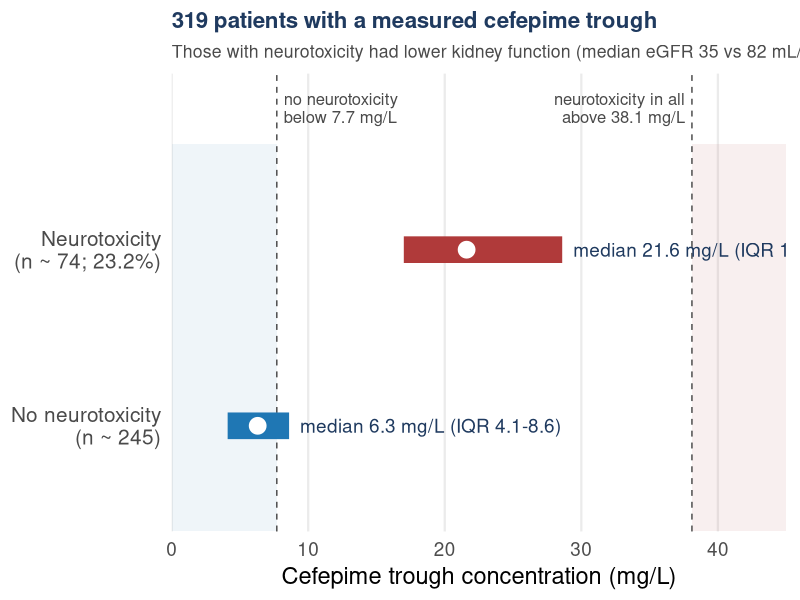

The R source for this figure:
# =============================================================================
# Slide 6. Cefepime trough and neurotoxicity (Boschung-Pasquier 2020, CMI).
#   n = 319 patients with trough measured; neurotoxicity in 23.2 %.
#   Trough without neurotoxicity: median 6.3 mg/L (IQR 4.1-8.6)
#   Trough with neurotoxicity:    median 21.6 mg/L (IQR 17.0-28.6)
#   No neurotoxicity below 7.7 mg/L; neurotoxicity in every patient above 38.1 mg/L.
# Median and IQR drawn as reported; individual points are NOT shown because
# patient-level data are not public.
# =============================================================================
suppressPackageStartupMessages({library(dplyr); library(ggplot2); library(patchwork)})
col_blue <- "#1f77b4"; col_grey <- "#9aa3ad"; col_navy <- "#1f3a5f"; col_dark <- "#4a4a4a"; col_red <- "#b03a3a"
base_theme <- function(bs = 17) theme_minimal(base_size = bs) + theme(panel.grid.minor = element_blank(), plot.title = element_text(face = "bold", color = col_navy, size = bs * 0.95), plot.subtitle = element_text(color = col_dark, size = bs * 0.75), plot.margin = margin(8, 10, 8, 8))

d <- tibble(grp = c("No neurotoxicity\n(n ~ 245)", "Neurotoxicity\n(n ~ 74; 23.2%)"),
            med = c(6.3, 21.6), lo = c(4.1, 17.0), hi = c(8.6, 28.6)) |>
  mutate(grp = factor(grp, grp))
p <- ggplot(d, aes(y = grp)) +
  annotate("rect", xmin = 0, xmax = 7.7, ymin = 0.4, ymax = 2.6, fill = col_blue, alpha = 0.07) +
  annotate("rect", xmin = 38.1, xmax = 45, ymin = 0.4, ymax = 2.6, fill = col_red, alpha = 0.08) +
  geom_vline(xintercept = c(7.7, 38.1), linetype = "dashed", color = col_dark) +
  geom_segment(aes(x = lo, xend = hi, yend = grp), linewidth = 9, color = c(col_blue, col_red), lineend = "butt") +
  geom_point(aes(x = med), size = 6, shape = 21, fill = "white", color = c(col_blue, col_red), stroke = 1.6) +
  geom_text(aes(x = hi + 0.8, label = sprintf("median %.1f mg/L (IQR %.1f-%.1f)", med, lo, hi)), hjust = 0, size = 4.8, color = col_navy) +
  annotate("text", x = 8.2, y = 2.72, label = "no neurotoxicity\nbelow 7.7 mg/L", size = 4.2, color = col_dark, lineheight = 0.9, vjust = 0, hjust = 0) +
  annotate("text", x = 37.6, y = 2.72, label = "neurotoxicity in all\nabove 38.1 mg/L", size = 4.2, color = col_dark, lineheight = 0.9, vjust = 0, hjust = 1) +
  scale_x_continuous(limits = c(0, 45), breaks = seq(0, 40, 10), expand = c(0, 0)) +
  scale_y_discrete(expand = expansion(add = c(0.5, 1.0))) +
  labs(x = "Cefepime trough concentration (mg/L)", y = NULL,
       title = "319 patients with a measured cefepime trough",
       subtitle = "Those with neurotoxicity had lower kidney function (median eGFR 35 vs 82 mL/min/1.73 m\u00b2)") +
  base_theme(17) + theme(panel.grid.major.y = element_blank(), axis.text.y = element_text(size = 15, lineheight = 0.9, color = col_dark))
ggsave("figures/cefepime_neurotoxicity.png", p, width = 12.5, height = 5.4, dpi = 200, bg = "white")
